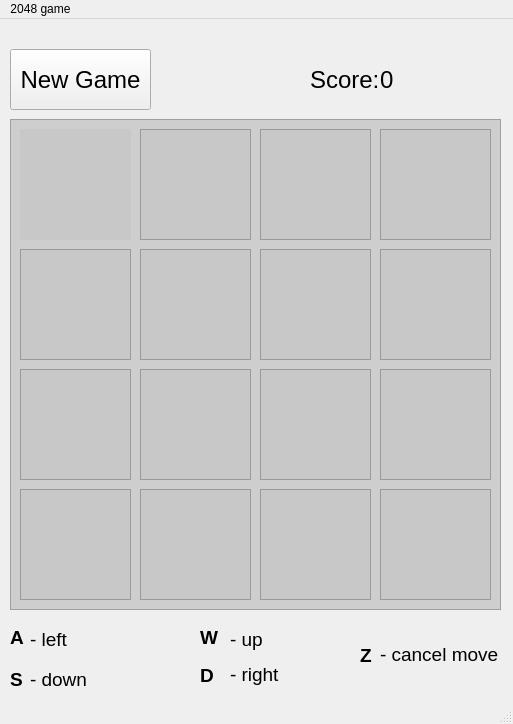
<?xml version="1.0" encoding="UTF-8"?>
<ui version="4.0">
 <class>MainWindow</class>
 <widget class="QMainWindow" name="MainWindow">
  <property name="geometry">
   <rect>
    <x>0</x>
    <y>0</y>
    <width>513</width>
    <height>724</height>
   </rect>
  </property>
  <property name="windowTitle">
   <string>2048 game</string>
  </property>
  <widget class="QWidget" name="centralwidget">
   <widget class="QFrame" name="frame_1_1">
    <property name="geometry">
     <rect>
      <x>20</x>
      <y>110</y>
      <width>111</width>
      <height>111</height>
     </rect>
    </property>
    <property name="styleSheet">
     <string notr="true">background-color:rgb(200, 200, 200);</string>
    </property>
    <property name="frameShape">
     <enum>QFrame::NoFrame</enum>
    </property>
    <property name="frameShadow">
     <enum>QFrame::Raised</enum>
    </property>
    <widget class="QLabel" name="label_1_1">
     <property name="geometry">
      <rect>
       <x>10</x>
       <y>30</y>
       <width>91</width>
       <height>50</height>
      </rect>
     </property>
     <property name="font">
      <font>
       <family>Shruti</family>
       <pointsize>28</pointsize>
      </font>
     </property>
     <property name="text">
      <string/>
     </property>
     <property name="alignment">
      <set>Qt::AlignCenter</set>
     </property>
    </widget>
   </widget>
   <widget class="QFrame" name="frame_1_2">
    <property name="geometry">
     <rect>
      <x>140</x>
      <y>110</y>
      <width>111</width>
      <height>111</height>
     </rect>
    </property>
    <property name="styleSheet">
     <string notr="true">background-color:rgb(200, 200, 200);</string>
    </property>
    <property name="frameShape">
     <enum>QFrame::StyledPanel</enum>
    </property>
    <property name="frameShadow">
     <enum>QFrame::Raised</enum>
    </property>
    <widget class="QLabel" name="label_1_2">
     <property name="geometry">
      <rect>
       <x>10</x>
       <y>30</y>
       <width>91</width>
       <height>50</height>
      </rect>
     </property>
     <property name="font">
      <font>
       <family>Shruti</family>
       <pointsize>28</pointsize>
      </font>
     </property>
     <property name="text">
      <string/>
     </property>
     <property name="alignment">
      <set>Qt::AlignCenter</set>
     </property>
    </widget>
   </widget>
   <widget class="QFrame" name="frame_1_3">
    <property name="geometry">
     <rect>
      <x>260</x>
      <y>110</y>
      <width>111</width>
      <height>111</height>
     </rect>
    </property>
    <property name="styleSheet">
     <string notr="true">background-color:rgb(200, 200, 200);</string>
    </property>
    <property name="frameShape">
     <enum>QFrame::StyledPanel</enum>
    </property>
    <property name="frameShadow">
     <enum>QFrame::Raised</enum>
    </property>
    <widget class="QLabel" name="label_1_3">
     <property name="geometry">
      <rect>
       <x>10</x>
       <y>30</y>
       <width>91</width>
       <height>50</height>
      </rect>
     </property>
     <property name="font">
      <font>
       <family>Shruti</family>
       <pointsize>28</pointsize>
      </font>
     </property>
     <property name="text">
      <string/>
     </property>
     <property name="alignment">
      <set>Qt::AlignCenter</set>
     </property>
    </widget>
   </widget>
   <widget class="QFrame" name="frame_1_4">
    <property name="geometry">
     <rect>
      <x>380</x>
      <y>110</y>
      <width>111</width>
      <height>111</height>
     </rect>
    </property>
    <property name="styleSheet">
     <string notr="true">background-color:rgb(200, 200, 200);</string>
    </property>
    <property name="frameShape">
     <enum>QFrame::StyledPanel</enum>
    </property>
    <property name="frameShadow">
     <enum>QFrame::Raised</enum>
    </property>
    <widget class="QLabel" name="label_1_4">
     <property name="geometry">
      <rect>
       <x>10</x>
       <y>30</y>
       <width>91</width>
       <height>50</height>
      </rect>
     </property>
     <property name="font">
      <font>
       <family>Shruti</family>
       <pointsize>28</pointsize>
      </font>
     </property>
     <property name="text">
      <string/>
     </property>
     <property name="alignment">
      <set>Qt::AlignCenter</set>
     </property>
    </widget>
   </widget>
   <widget class="QFrame" name="frame_2_1">
    <property name="geometry">
     <rect>
      <x>20</x>
      <y>230</y>
      <width>111</width>
      <height>111</height>
     </rect>
    </property>
    <property name="styleSheet">
     <string notr="true">background-color:rgb(200, 200, 200);</string>
    </property>
    <property name="frameShape">
     <enum>QFrame::StyledPanel</enum>
    </property>
    <property name="frameShadow">
     <enum>QFrame::Raised</enum>
    </property>
    <widget class="QLabel" name="label_2_1">
     <property name="geometry">
      <rect>
       <x>10</x>
       <y>30</y>
       <width>91</width>
       <height>50</height>
      </rect>
     </property>
     <property name="font">
      <font>
       <family>Shruti</family>
       <pointsize>28</pointsize>
      </font>
     </property>
     <property name="text">
      <string/>
     </property>
     <property name="alignment">
      <set>Qt::AlignCenter</set>
     </property>
    </widget>
   </widget>
   <widget class="QFrame" name="frame_2_2">
    <property name="geometry">
     <rect>
      <x>140</x>
      <y>230</y>
      <width>111</width>
      <height>111</height>
     </rect>
    </property>
    <property name="styleSheet">
     <string notr="true">background-color:rgb(200, 200, 200);</string>
    </property>
    <property name="frameShape">
     <enum>QFrame::StyledPanel</enum>
    </property>
    <property name="frameShadow">
     <enum>QFrame::Raised</enum>
    </property>
    <widget class="QLabel" name="label_2_2">
     <property name="geometry">
      <rect>
       <x>10</x>
       <y>30</y>
       <width>91</width>
       <height>50</height>
      </rect>
     </property>
     <property name="font">
      <font>
       <family>Shruti</family>
       <pointsize>28</pointsize>
      </font>
     </property>
     <property name="text">
      <string/>
     </property>
     <property name="alignment">
      <set>Qt::AlignCenter</set>
     </property>
    </widget>
   </widget>
   <widget class="QFrame" name="frame_2_3">
    <property name="geometry">
     <rect>
      <x>260</x>
      <y>230</y>
      <width>111</width>
      <height>111</height>
     </rect>
    </property>
    <property name="styleSheet">
     <string notr="true">background-color:rgb(200, 200, 200);</string>
    </property>
    <property name="frameShape">
     <enum>QFrame::StyledPanel</enum>
    </property>
    <property name="frameShadow">
     <enum>QFrame::Raised</enum>
    </property>
    <widget class="QLabel" name="label_2_3">
     <property name="geometry">
      <rect>
       <x>10</x>
       <y>30</y>
       <width>91</width>
       <height>50</height>
      </rect>
     </property>
     <property name="font">
      <font>
       <family>Shruti</family>
       <pointsize>28</pointsize>
      </font>
     </property>
     <property name="text">
      <string/>
     </property>
     <property name="alignment">
      <set>Qt::AlignCenter</set>
     </property>
    </widget>
   </widget>
   <widget class="QFrame" name="frame_2_4">
    <property name="geometry">
     <rect>
      <x>380</x>
      <y>230</y>
      <width>111</width>
      <height>111</height>
     </rect>
    </property>
    <property name="styleSheet">
     <string notr="true">background-color:rgb(200, 200, 200);</string>
    </property>
    <property name="frameShape">
     <enum>QFrame::StyledPanel</enum>
    </property>
    <property name="frameShadow">
     <enum>QFrame::Raised</enum>
    </property>
    <widget class="QLabel" name="label_2_4">
     <property name="geometry">
      <rect>
       <x>10</x>
       <y>30</y>
       <width>91</width>
       <height>50</height>
      </rect>
     </property>
     <property name="font">
      <font>
       <family>Shruti</family>
       <pointsize>28</pointsize>
      </font>
     </property>
     <property name="text">
      <string/>
     </property>
     <property name="alignment">
      <set>Qt::AlignCenter</set>
     </property>
    </widget>
   </widget>
   <widget class="QFrame" name="frame_3_1">
    <property name="geometry">
     <rect>
      <x>20</x>
      <y>350</y>
      <width>111</width>
      <height>111</height>
     </rect>
    </property>
    <property name="styleSheet">
     <string notr="true">background-color:rgb(200, 200, 200);</string>
    </property>
    <property name="frameShape">
     <enum>QFrame::StyledPanel</enum>
    </property>
    <property name="frameShadow">
     <enum>QFrame::Raised</enum>
    </property>
    <widget class="QLabel" name="label_3_1">
     <property name="geometry">
      <rect>
       <x>10</x>
       <y>30</y>
       <width>91</width>
       <height>50</height>
      </rect>
     </property>
     <property name="font">
      <font>
       <family>Shruti</family>
       <pointsize>28</pointsize>
      </font>
     </property>
     <property name="text">
      <string/>
     </property>
     <property name="alignment">
      <set>Qt::AlignCenter</set>
     </property>
    </widget>
   </widget>
   <widget class="QFrame" name="frame_3_2">
    <property name="geometry">
     <rect>
      <x>140</x>
      <y>350</y>
      <width>111</width>
      <height>111</height>
     </rect>
    </property>
    <property name="styleSheet">
     <string notr="true">background-color:rgb(200, 200, 200);</string>
    </property>
    <property name="frameShape">
     <enum>QFrame::StyledPanel</enum>
    </property>
    <property name="frameShadow">
     <enum>QFrame::Raised</enum>
    </property>
    <widget class="QLabel" name="label_3_2">
     <property name="geometry">
      <rect>
       <x>10</x>
       <y>30</y>
       <width>91</width>
       <height>50</height>
      </rect>
     </property>
     <property name="font">
      <font>
       <family>Shruti</family>
       <pointsize>28</pointsize>
      </font>
     </property>
     <property name="text">
      <string/>
     </property>
     <property name="alignment">
      <set>Qt::AlignCenter</set>
     </property>
    </widget>
   </widget>
   <widget class="QFrame" name="frame_3_3">
    <property name="geometry">
     <rect>
      <x>260</x>
      <y>350</y>
      <width>111</width>
      <height>111</height>
     </rect>
    </property>
    <property name="styleSheet">
     <string notr="true">background-color:rgb(200, 200, 200);</string>
    </property>
    <property name="frameShape">
     <enum>QFrame::StyledPanel</enum>
    </property>
    <property name="frameShadow">
     <enum>QFrame::Raised</enum>
    </property>
    <widget class="QLabel" name="label_3_3">
     <property name="geometry">
      <rect>
       <x>10</x>
       <y>30</y>
       <width>91</width>
       <height>50</height>
      </rect>
     </property>
     <property name="font">
      <font>
       <family>Shruti</family>
       <pointsize>28</pointsize>
      </font>
     </property>
     <property name="text">
      <string/>
     </property>
     <property name="alignment">
      <set>Qt::AlignCenter</set>
     </property>
    </widget>
   </widget>
   <widget class="QFrame" name="frame_3_4">
    <property name="geometry">
     <rect>
      <x>380</x>
      <y>350</y>
      <width>111</width>
      <height>111</height>
     </rect>
    </property>
    <property name="styleSheet">
     <string notr="true">background-color:rgb(200, 200, 200);</string>
    </property>
    <property name="frameShape">
     <enum>QFrame::StyledPanel</enum>
    </property>
    <property name="frameShadow">
     <enum>QFrame::Raised</enum>
    </property>
    <widget class="QLabel" name="label_3_4">
     <property name="geometry">
      <rect>
       <x>10</x>
       <y>30</y>
       <width>91</width>
       <height>50</height>
      </rect>
     </property>
     <property name="font">
      <font>
       <family>Shruti</family>
       <pointsize>28</pointsize>
      </font>
     </property>
     <property name="text">
      <string/>
     </property>
     <property name="alignment">
      <set>Qt::AlignCenter</set>
     </property>
    </widget>
   </widget>
   <widget class="QFrame" name="frame_4_1">
    <property name="geometry">
     <rect>
      <x>20</x>
      <y>470</y>
      <width>111</width>
      <height>111</height>
     </rect>
    </property>
    <property name="styleSheet">
     <string notr="true">background-color:rgb(200, 200, 200);</string>
    </property>
    <property name="frameShape">
     <enum>QFrame::StyledPanel</enum>
    </property>
    <property name="frameShadow">
     <enum>QFrame::Raised</enum>
    </property>
    <widget class="QLabel" name="label_4_1">
     <property name="geometry">
      <rect>
       <x>10</x>
       <y>30</y>
       <width>91</width>
       <height>50</height>
      </rect>
     </property>
     <property name="font">
      <font>
       <family>Shruti</family>
       <pointsize>28</pointsize>
      </font>
     </property>
     <property name="text">
      <string/>
     </property>
     <property name="alignment">
      <set>Qt::AlignCenter</set>
     </property>
    </widget>
   </widget>
   <widget class="QFrame" name="frame_4_2">
    <property name="geometry">
     <rect>
      <x>140</x>
      <y>470</y>
      <width>111</width>
      <height>111</height>
     </rect>
    </property>
    <property name="styleSheet">
     <string notr="true">background-color:rgb(200, 200, 200);</string>
    </property>
    <property name="frameShape">
     <enum>QFrame::StyledPanel</enum>
    </property>
    <property name="frameShadow">
     <enum>QFrame::Raised</enum>
    </property>
    <widget class="QLabel" name="label_4_2">
     <property name="geometry">
      <rect>
       <x>10</x>
       <y>30</y>
       <width>91</width>
       <height>50</height>
      </rect>
     </property>
     <property name="font">
      <font>
       <family>Shruti</family>
       <pointsize>28</pointsize>
      </font>
     </property>
     <property name="text">
      <string/>
     </property>
     <property name="alignment">
      <set>Qt::AlignCenter</set>
     </property>
    </widget>
   </widget>
   <widget class="QFrame" name="frame_4_3">
    <property name="geometry">
     <rect>
      <x>260</x>
      <y>470</y>
      <width>111</width>
      <height>111</height>
     </rect>
    </property>
    <property name="styleSheet">
     <string notr="true">background-color:rgb(200, 200, 200);</string>
    </property>
    <property name="frameShape">
     <enum>QFrame::StyledPanel</enum>
    </property>
    <property name="frameShadow">
     <enum>QFrame::Raised</enum>
    </property>
    <widget class="QLabel" name="label_4_3">
     <property name="geometry">
      <rect>
       <x>10</x>
       <y>30</y>
       <width>91</width>
       <height>50</height>
      </rect>
     </property>
     <property name="font">
      <font>
       <family>Shruti</family>
       <pointsize>28</pointsize>
      </font>
     </property>
     <property name="text">
      <string/>
     </property>
     <property name="alignment">
      <set>Qt::AlignCenter</set>
     </property>
    </widget>
   </widget>
   <widget class="QFrame" name="frame_4_4">
    <property name="geometry">
     <rect>
      <x>380</x>
      <y>470</y>
      <width>111</width>
      <height>111</height>
     </rect>
    </property>
    <property name="styleSheet">
     <string notr="true">background-color:rgb(200, 200, 200);</string>
    </property>
    <property name="frameShape">
     <enum>QFrame::StyledPanel</enum>
    </property>
    <property name="frameShadow">
     <enum>QFrame::Raised</enum>
    </property>
    <widget class="QLabel" name="label_4_4">
     <property name="geometry">
      <rect>
       <x>10</x>
       <y>30</y>
       <width>91</width>
       <height>50</height>
      </rect>
     </property>
     <property name="font">
      <font>
       <family>Shruti</family>
       <pointsize>28</pointsize>
      </font>
     </property>
     <property name="text">
      <string/>
     </property>
     <property name="alignment">
      <set>Qt::AlignCenter</set>
     </property>
    </widget>
   </widget>
   <widget class="QLabel" name="score_label">
    <property name="geometry">
     <rect>
      <x>310</x>
      <y>40</y>
      <width>71</width>
      <height>41</height>
     </rect>
    </property>
    <property name="font">
     <font>
      <pointsize>18</pointsize>
     </font>
    </property>
    <property name="text">
     <string>Score:</string>
    </property>
   </widget>
   <widget class="QLabel" name="score_number_label">
    <property name="geometry">
     <rect>
      <x>380</x>
      <y>40</y>
      <width>121</width>
      <height>41</height>
     </rect>
    </property>
    <property name="font">
     <font>
      <pointsize>18</pointsize>
     </font>
    </property>
    <property name="text">
     <string>0</string>
    </property>
   </widget>
   <widget class="QPushButton" name="pushButton_new_game">
    <property name="geometry">
     <rect>
      <x>10</x>
      <y>30</y>
      <width>141</width>
      <height>61</height>
     </rect>
    </property>
    <property name="font">
     <font>
      <pointsize>18</pointsize>
     </font>
    </property>
    <property name="text">
     <string>New Game</string>
    </property>
   </widget>
   <widget class="QFrame" name="frame">
    <property name="geometry">
     <rect>
      <x>10</x>
      <y>100</y>
      <width>491</width>
      <height>491</height>
     </rect>
    </property>
    <property name="styleSheet">
     <string notr="true">background-color: rgb(206, 206, 206);</string>
    </property>
    <property name="frameShape">
     <enum>QFrame::StyledPanel</enum>
    </property>
    <property name="frameShadow">
     <enum>QFrame::Raised</enum>
    </property>
   </widget>
   <widget class="QLabel" name="label">
    <property name="geometry">
     <rect>
      <x>10</x>
      <y>610</y>
      <width>21</width>
      <height>16</height>
     </rect>
    </property>
    <property name="font">
     <font>
      <pointsize>14</pointsize>
      <weight>75</weight>
      <bold>true</bold>
     </font>
    </property>
    <property name="text">
     <string>A</string>
    </property>
   </widget>
   <widget class="QLabel" name="label_2">
    <property name="geometry">
     <rect>
      <x>10</x>
      <y>650</y>
      <width>21</width>
      <height>21</height>
     </rect>
    </property>
    <property name="font">
     <font>
      <pointsize>14</pointsize>
      <weight>75</weight>
      <bold>true</bold>
     </font>
    </property>
    <property name="text">
     <string>S</string>
    </property>
   </widget>
   <widget class="QLabel" name="label_3">
    <property name="geometry">
     <rect>
      <x>200</x>
      <y>646</y>
      <width>21</width>
      <height>20</height>
     </rect>
    </property>
    <property name="font">
     <font>
      <pointsize>14</pointsize>
      <weight>75</weight>
      <bold>true</bold>
     </font>
    </property>
    <property name="text">
     <string>D</string>
    </property>
   </widget>
   <widget class="QLabel" name="label_4">
    <property name="geometry">
     <rect>
      <x>200</x>
      <y>610</y>
      <width>21</width>
      <height>16</height>
     </rect>
    </property>
    <property name="font">
     <font>
      <pointsize>14</pointsize>
      <weight>75</weight>
      <bold>true</bold>
     </font>
    </property>
    <property name="text">
     <string>W</string>
    </property>
   </widget>
   <widget class="QLabel" name="label_5">
    <property name="geometry">
     <rect>
      <x>30</x>
      <y>610</y>
      <width>51</width>
      <height>21</height>
     </rect>
    </property>
    <property name="font">
     <font>
      <pointsize>14</pointsize>
     </font>
    </property>
    <property name="text">
     <string>- left</string>
    </property>
   </widget>
   <widget class="QLabel" name="label_6">
    <property name="geometry">
     <rect>
      <x>30</x>
      <y>650</y>
      <width>71</width>
      <height>21</height>
     </rect>
    </property>
    <property name="font">
     <font>
      <pointsize>14</pointsize>
     </font>
    </property>
    <property name="text">
     <string>- down</string>
    </property>
   </widget>
   <widget class="QLabel" name="label_7">
    <property name="geometry">
     <rect>
      <x>230</x>
      <y>610</y>
      <width>71</width>
      <height>21</height>
     </rect>
    </property>
    <property name="font">
     <font>
      <pointsize>14</pointsize>
     </font>
    </property>
    <property name="text">
     <string>- up</string>
    </property>
   </widget>
   <widget class="QLabel" name="label_8">
    <property name="geometry">
     <rect>
      <x>230</x>
      <y>640</y>
      <width>71</width>
      <height>31</height>
     </rect>
    </property>
    <property name="font">
     <font>
      <pointsize>14</pointsize>
     </font>
    </property>
    <property name="text">
     <string>- right</string>
    </property>
   </widget>
   <widget class="QLabel" name="label_9">
    <property name="geometry">
     <rect>
      <x>360</x>
      <y>626</y>
      <width>21</width>
      <height>20</height>
     </rect>
    </property>
    <property name="font">
     <font>
      <pointsize>14</pointsize>
      <weight>75</weight>
      <bold>true</bold>
     </font>
    </property>
    <property name="text">
     <string>Z</string>
    </property>
   </widget>
   <widget class="QLabel" name="label_10">
    <property name="geometry">
     <rect>
      <x>380</x>
      <y>620</y>
      <width>121</width>
      <height>31</height>
     </rect>
    </property>
    <property name="font">
     <font>
      <pointsize>14</pointsize>
     </font>
    </property>
    <property name="text">
     <string>- cancel move</string>
    </property>
   </widget>
   <zorder>frame</zorder>
   <zorder>frame_1_1</zorder>
   <zorder>frame_1_2</zorder>
   <zorder>frame_1_3</zorder>
   <zorder>frame_1_4</zorder>
   <zorder>frame_2_1</zorder>
   <zorder>frame_2_2</zorder>
   <zorder>frame_2_3</zorder>
   <zorder>frame_2_4</zorder>
   <zorder>frame_3_1</zorder>
   <zorder>frame_3_2</zorder>
   <zorder>frame_3_3</zorder>
   <zorder>frame_3_4</zorder>
   <zorder>frame_4_1</zorder>
   <zorder>frame_4_2</zorder>
   <zorder>frame_4_3</zorder>
   <zorder>frame_4_4</zorder>
   <zorder>score_label</zorder>
   <zorder>score_number_label</zorder>
   <zorder>pushButton_new_game</zorder>
   <zorder>label</zorder>
   <zorder>label_2</zorder>
   <zorder>label_3</zorder>
   <zorder>label_4</zorder>
   <zorder>label_5</zorder>
   <zorder>label_6</zorder>
   <zorder>label_7</zorder>
   <zorder>label_8</zorder>
   <zorder>label_9</zorder>
   <zorder>label_10</zorder>
  </widget>
  <widget class="QMenuBar" name="menubar">
   <property name="geometry">
    <rect>
     <x>0</x>
     <y>0</y>
     <width>513</width>
     <height>21</height>
    </rect>
   </property>
   <widget class="QMenu" name="menu2048_game">
    <property name="title">
     <string>2048 game</string>
    </property>
    <addaction name="actionQuit"/>
   </widget>
   <addaction name="menu2048_game"/>
  </widget>
  <widget class="QStatusBar" name="statusbar"/>
  <action name="actionQuit">
   <property name="text">
    <string>Quit</string>
   </property>
  </action>
 </widget>
 <resources/>
 <connections/>
</ui>
